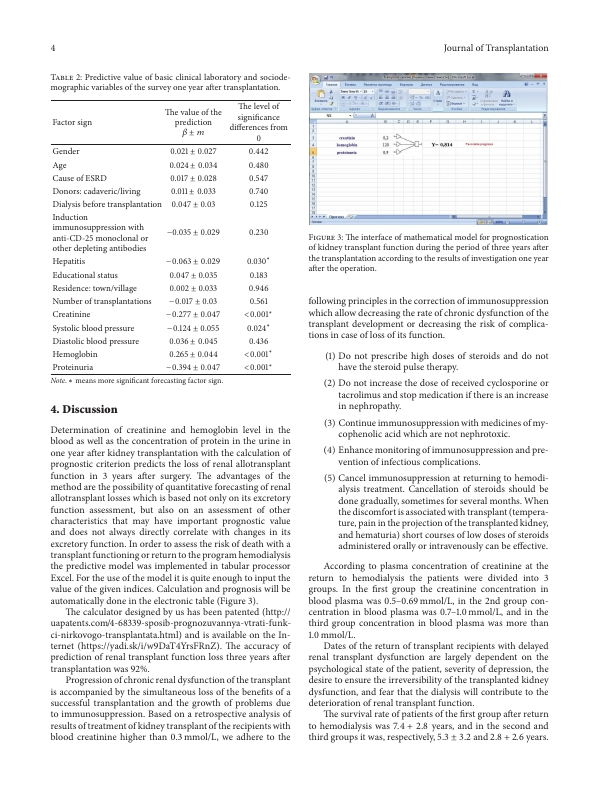
#> input picture configs/layout/yolov8/images/example.jpg, 601 x 800 px
$ python -i svtr_transform.py   (imports and definitions only)   (older library calls are emulated)
#> lines starting #> are read from the running program, lines starting #| are printed output that depends on the picture
#> further down, picture is the input picture: shape (800, 601, 3); mean B, G, R 240.2, 239.6, 239.3
import copy
import logging
import math
import numbers
import random
from typing import Callable, Iterable

import cv2
import numpy as np

from mindspore.dataset.vision import RandomColorAdjust

__all__ = ["SVTRRecAug", "MultiLabelEncode", "RecConAug", "RecAug", "RecResizeImgForSVTR"]

_logger = logging.getLogger(__name__)


class Compose:
    def __init__(self, funcs: Iterable[Callable]) -> None:
        self.funcs = funcs

    # [4 lines left out: function __call__, not called in this run]


def sample_asym(magnitude, size=None):
    return np.random.beta(1, 4, size) * magnitude


def sample_sym(magnitude, size=None):
    return (np.random.beta(4, 4, size=size) - 0.5) * 2 * magnitude


def sample_uniform(low, high, size=None):
    return np.random.uniform(low, high, size=size)


def get_interpolation(type="random"):
    if type == "random":
        choice = [cv2.INTER_NEAREST, cv2.INTER_LINEAR, cv2.INTER_CUBIC, cv2.INTER_AREA]
        interpolation = choice[random.randint(0, len(choice) - 1)]
    elif type == "nearest":
        interpolation = cv2.INTER_NEAREST
    elif type == "linear":
        interpolation = cv2.INTER_LINEAR
    elif type == "cubic":
        interpolation = cv2.INTER_CUBIC
    elif type == "area":
        interpolation = cv2.INTER_AREA
    else:
        raise TypeError("Interpolation types only nearest, linear, cubic, area are supported!")
    return interpolation


class CVRandomRotation(object):
    # [4 lines left out: function __init__, not called in this run]

    @staticmethod
    def get_params(degrees):
        return sample_sym(degrees)

    # [12 lines left out: function __call__, not called in this run]


class CVRandomAffine(object):
    # [130 lines left out: functions __init__, _get_inverse_affine_matrix, get_params, __call__, not called in this run]


class CVRandomPerspective(object):
    def __init__(self, distortion=0.5):
        self.distortion = distortion

    # [28 lines left out: functions get_params, __call__, not called in this run]


class CVRescale(object):
    def __init__(self, factor=4, base_size=(128, 512)):
        """Define image scales using gaussian pyramid and rescale image to target scale.

        Args:
            factor: the decayed factor from base size, factor=4 keeps target scale by default.
            base_size: base size the build the bottom layer of pyramid
        """
        # assert factor is valid
        self.factor = factor
        self.base_h, self.base_w = base_size[:2]

    def __call__(self, img):
        if isinstance(self.factor, numbers.Number):
            factor = round(sample_uniform(0, self.factor))
        elif isinstance(self.factor, (tuple, list)) and len(self.factor) == 2:
            factor = round(sample_uniform(self.factor[0], self.factor[1]))
        else:
            raise RuntimeError("factor must be number or list with length 2")

        if factor == 0:
            return img
        src_h, src_w = img.shape[:2]
#> src_h = 800; src_w = 601
        cur_w, cur_h = self.base_w, self.base_h
        scale_img = cv2.resize(img, (cur_w, cur_h), interpolation=get_interpolation())
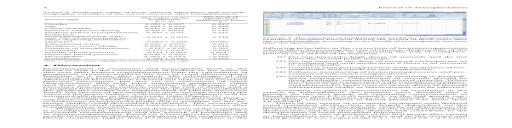
#> scale_img: shape (128, 512, 3); mean B, G, R 240.2, 239.6, 239.3
        for _ in range(factor):
            scale_img = cv2.pyrDown(scale_img)
#> this loop made 2 passes
#> pass 1, in __call__, `scale_img = cv2.pyrDown(scale_img)`:
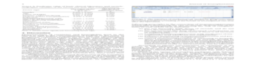
#> scale_img: shape (64, 256, 3); mean B, G, R 240.2, 239.6, 239.3
        scale_img = cv2.resize(scale_img, (src_w, src_h), interpolation=get_interpolation())
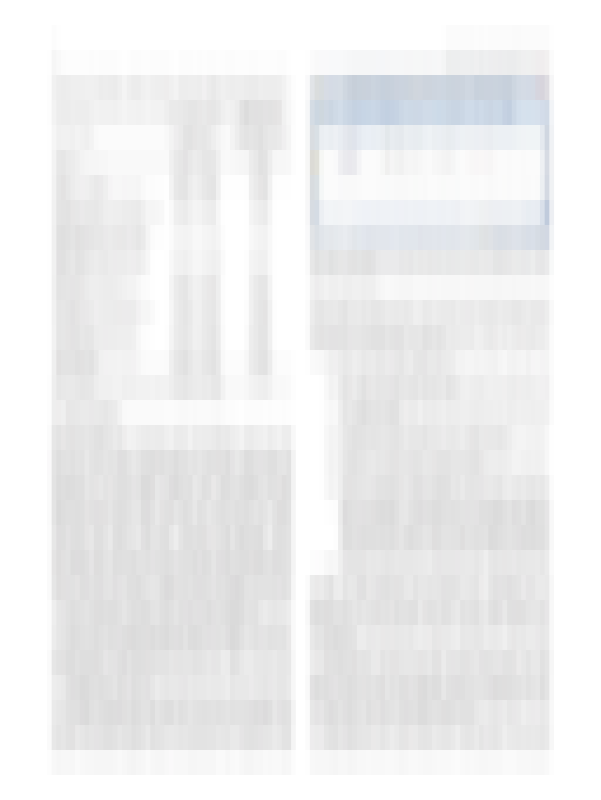
#> scale_img: shape (800, 601, 3); mean B, G, R 240.2, 239.7, 239.3
        return scale_img


class CVGaussianNoise(object):
    def __init__(self, mean=0, variance=20):
        self.mean = mean
        self.variance = variance

    # [11 lines left out: function __call__, not called in this run]


class CVMotionBlur(object):
    def __init__(self, degrees=12, angle=90):
        self.degrees = degrees
        self.angle = angle

    # [17 lines left out: function __call__, not called in this run]


class CVColorJitter(object):
    def __init__(self, brightness=0.5, contrast=0.5, saturation=0.5, hue=0.1, p=0.5):
        self.p = p
        self.transforms = RandomColorAdjust(brightness=brightness, contrast=contrast, saturation=saturation, hue=hue)

    # [5 lines left out: function __call__, not called in this run]


class SVTRDeterioration(object):
    # [18 lines left out: functions __init__, __call__, not called in this run]


class SVTRGeometry(object):
    # [28 lines left out: functions __init__, __call__, not called in this run]


class SVTRRecAug(object):
    # [30 lines left out: functions __init__, __call__, not called in this run]


class BaseRecLabelEncode(object):
    """Convert between text-label and text-index"""

    # [26 lines left out: function __init__, not called in this run]

    def add_special_char(self, dict_character):
        return dict_character

    # [23 lines left out: function encode, not called in this run]


class CTCLabelEncodeForSVTR(BaseRecLabelEncode):
    """Convert between text-label and text-index"""

    def __init__(self, max_text_length, character_dict_path=None, use_space_char=False, **kwargs):
        super(CTCLabelEncodeForSVTR, self).__init__(max_text_length, character_dict_path, use_space_char)

    # [16 lines left out: function __call__, not called in this run]

    def add_special_char(self, dict_character):
        dict_character = ["blank"] + dict_character
        return dict_character


class SARLabelEncodeForSVTR(BaseRecLabelEncode):
    """Convert between text-label and text-index"""

    def __init__(self, max_text_length, character_dict_path=None, use_space_char=False, **kwargs):
        super(SARLabelEncodeForSVTR, self).__init__(max_text_length, character_dict_path, use_space_char)

    # [28 lines left out: functions add_special_char, __call__, not called in this run]

    def get_ignored_tokens(self):
        return [self.padding_idx]


class MultiLabelEncode(BaseRecLabelEncode):
    # [37 lines left out: functions __init__, __call__, not called in this run]


class RecConAug(object):
    # [96 lines left out: functions __init__, merge_ext_data, __call__, get_crop, flag, hsv_aug and 2 more, not called in this run]


class WarpMLS:
    # [11 lines left out: function __init__, not called in this run]

    @staticmethod
    def __bilinear_interp(x, y, v11, v12, v21, v22):
        return (v11 * (1 - y) + v12 * y) * (1 - x) + (v21 * (1 - y) + v22 * y) * x

    def generate(self):
        self.calc_delta()
        return self.gen_img()

    # [223 lines left out: functions calc_delta, gen_img, tia_distort, tia_stretch, tia_perspective, not called in this run]


class BaseDataAugmentation(object):
    # [44 lines left out: functions __init__, __call__, not called in this run]


class RecAug(object):
    # [103 lines left out: functions __init__, __call__, resize_norm_img_chinese, resize_norm_img, not called in this run]


class RecResizeImgForSVTR(object):
    # [34 lines left out: functions __init__, __call__, not called in this run]

>>> import cv2
>>> picture = cv2.imread('../../../configs/layout/yolov8/images/example.jpg')
>>> result = CVRescale()(picture)
